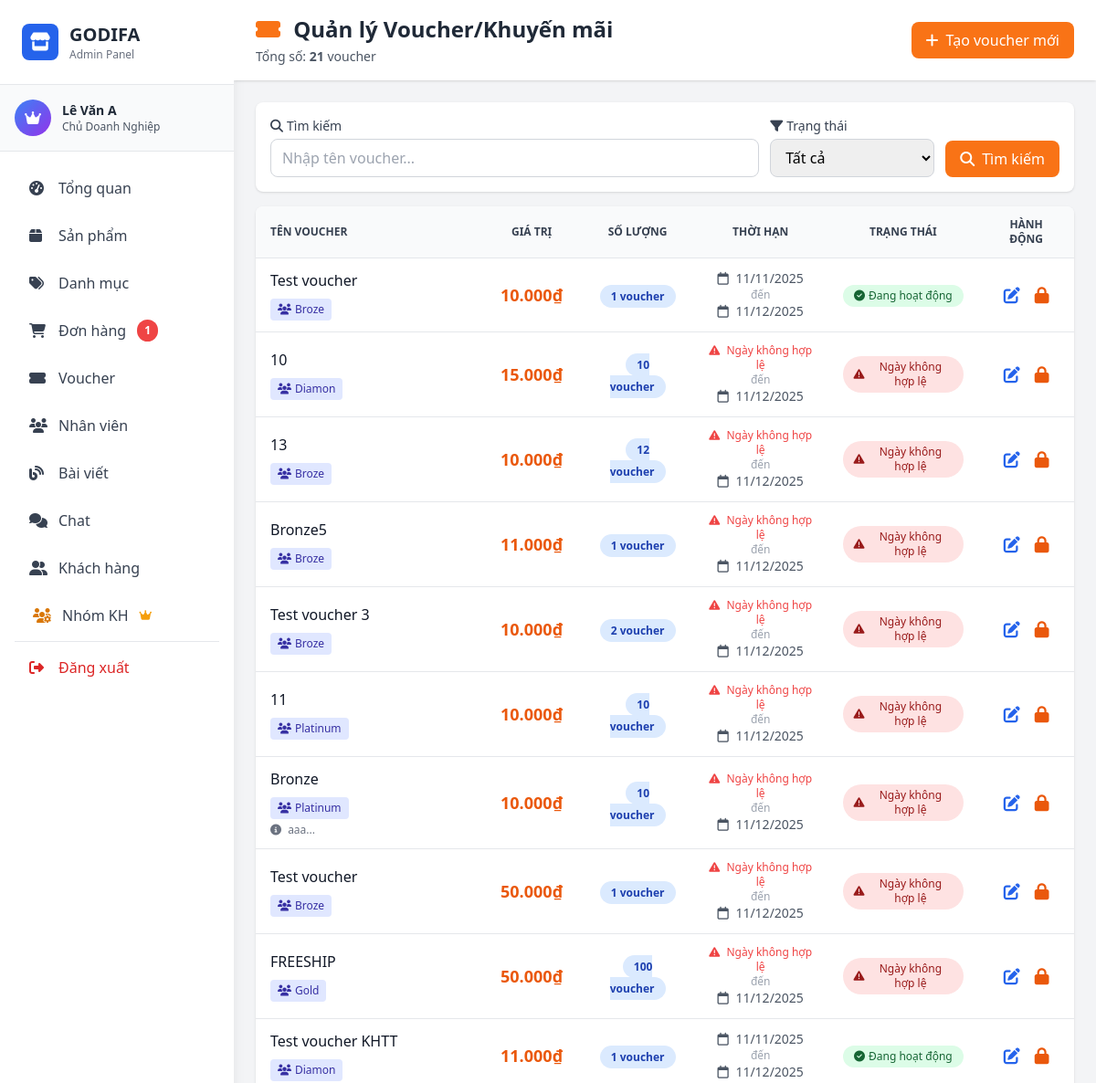
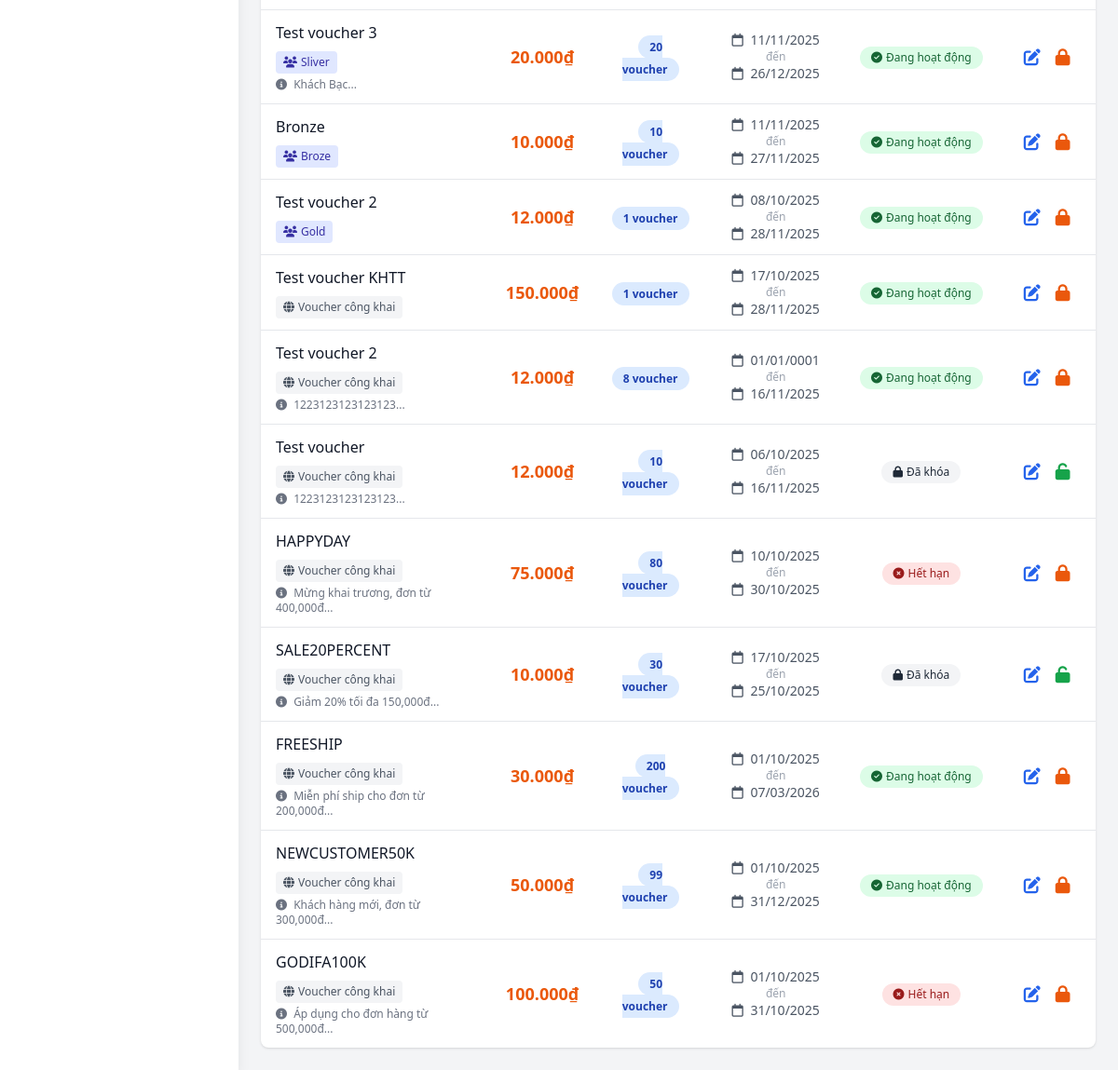
/admin/pages/vouchers.php (signed in), run on the app's committed database (2 pictures, top to bottom).
### tables this page shows
CREATE TABLE IF NOT EXISTS `voucher` (
  `voucherID` int NOT NULL AUTO_INCREMENT,
  `voucherName` varchar(100) NOT NULL,
  `value` decimal(10,0) NOT NULL,
  `quantity` int NOT NULL,
  `startDate` date NOT NULL,
  `endDate` date NOT NULL,
  `requirement` text NOT NULL,
  `status` tinyint(1) DEFAULT '1' COMMENT '1=active, 0=locked',
  PRIMARY KEY (`voucherID`)
);

CREATE TABLE IF NOT EXISTS `customer_group` (
  `groupID` int NOT NULL AUTO_INCREMENT,
  `groupName` varchar(100) NOT NULL COMMENT 'Tên nhóm',
  `description` text COMMENT 'Mô tả nhóm',
  `minSpent` decimal(10,0) DEFAULT '0' COMMENT 'Chi tiêu tối thiểu để vào nhóm',
  `maxSpent` decimal(10,0) DEFAULT NULL COMMENT 'Chi tiêu tối đa (NULL = không giới hạn)',
  `color` varchar(7) DEFAULT '#6366f1' COMMENT 'Màu sắc hiển thị (hex color)',
  `createdAt` timestamp NOT NULL DEFAULT CURRENT_TIMESTAMP,
  PRIMARY KEY (`groupID`)
);

### admin/pages/vouchers.php (the view, shortened to what the rows shown need)
<?php
require_once __DIR__ . '/../middleware/auth.php';
require_once __DIR__ . '/../../controller/admin/cVoucher.php';
require_once __DIR__ . '/../../model/mVoucherGroup.php';
$voucherController = new cVoucher();
$voucherGroupModel = new VoucherGroup();
$searchKeyword = isset($_GET['search']) ? trim($_GET['search']) : '';
$filterStatus = isset($_GET['status']) ? $_GET['status'] : 'all';
if ($searchKeyword !== '') {
    $vouchers = $voucherController->searchVouchers($searchKeyword, $filterStatus);
} else {
    $vouchers = $voucherController->getAllVouchers($filterStatus);
}
foreach ($vouchers as &$voucher) {
    $assignedGroups = $voucherGroupModel->getGroupIDsByVoucher($voucher['voucherID']);
    $voucher['assignedGroups'] = $assignedGroups;
    $voucher['groupDetails'] = $voucherGroupModel->getGroupsByVoucher($voucher['voucherID']);
}
$today = date('Y-m-d');
include __DIR__ . '/../includes/header.php';
?>
<div class="flex h-screen bg-gray-100">
    <?php include __DIR__ . '/../includes/sidebar.php'; ?>
    <div class="flex-1 overflow-y-auto ml-64">
        <div class="bg-white shadow sticky top-0 z-10">
            <div class="px-4 md:px-6 py-4 flex flex-wrap justify-between items-center gap-4">
                <div>
                    <h1 class="text-xl md:text-2xl font-bold text-gray-800">
                        <i class="fas fa-ticket-alt text-orange-500 mr-2"></i>
                        Quản lý Voucher/Khuyến mãi
                    </h1>
                </div>
            </div>
        </div>
        <div class="p-4 md:p-6">
            <div class="bg-white rounded-lg shadow overflow-hidden">
                <div class="overflow-x-auto">
                    <table class="w-full">
                        <thead class="bg-gray-50 border-b">
                            <tr>
                                <th class="px-4 py-3 text-left text-xs font-semibold text-gray-700 uppercase">Tên voucher</th>
                                <th class="px-4 py-3 text-center text-xs font-semibold text-gray-700 uppercase">Giá trị</th>
                                <th class="px-4 py-3 text-center text-xs font-semibold text-gray-700 uppercase">Số lượng</th>
                                <th class="px-4 py-3 text-center text-xs font-semibold text-gray-700 uppercase">Thời hạn</th>
                                <th class="px-4 py-3 text-center text-xs font-semibold text-gray-700 uppercase">Trạng thái</th>
                                <th class="px-4 py-3 text-center text-xs font-semibold text-gray-700 uppercase">Hành động</th>
                            </tr>
                        </thead>
                        <tbody class="divide-y divide-gray-200">
                            <?php if (empty($vouchers)): ?>
                            <tr>
                                <td colspan="6" class="px-4 py-8 text-center text-gray-500">
                                    <i class="fas fa-ticket-alt text-4xl mb-2 text-gray-300"></i>
                                    <p>Chưa có voucher nào</p>
                                </td>
                            </tr>
                            <?php else: ?>
                                <?php foreach ($vouchers as $voucher): ?>
                                <?php
                                $voucherID = $voucher['voucherID'] ?? 0;
                                $voucherName = $voucher['voucherName'] ?? 'N/A';
                                $value = $voucher['value'] ?? 0;
                                $quantity = $voucher['quantity'] ?? 0;
                                $startDate = $voucher['startDate'] ?? '';
                                $endDate = $voucher['endDate'] ?? '';
                                $requirement = $voucher['requirement'] ?? '';
                                $status = $voucher['status'] ?? 1;
                                $validStartDate = !empty($startDate) && $startDate != '0000-00-00' && strtotime($startDate) !== false;
                                $validEndDate = !empty($endDate) && $endDate != '0000-00-00' && strtotime($endDate) !== false;
                                $isActive = false;
                                $isExpired = false;
                                $isUpcoming = false;
                                if ($validStartDate && $validEndDate) {
                                    $isActive = ($startDate <= $today && $endDate >= $today && $quantity > 0 && $status == 1);
                                    $isExpired = ($endDate < $today);
                                    $isUpcoming = ($startDate > $today);
                                }
                                $isOutOfStock = ($quantity <= 0);
                                $isLocked = ($status == 0);
                                $isInvalidDate = (!$validStartDate || !$validEndDate);
                                ?>
                                <tr class="hover:bg-gray-50">
                                    <td class="px-4 py-3">
                                        <div class="font-medium text-gray-900"><?php echo htmlspecialchars($voucherName); ?></div>
                                        <div class="mt-2 flex flex-wrap gap-1">
                                            <?php if (empty($voucher['groupDetails'])): ?>
                                            <span class="px-2 py-1 bg-gray-100 text-gray-600 rounded text-xs inline-flex items-center">
                                                <i class="fas fa-globe mr-1"></i>
                                                Voucher công khai
                                            </span>
                                            <?php else: ?>
                                                <?php foreach ($voucher['groupDetails'] as $group): ?>
                                                <span class="px-2 py-1 bg-indigo-100 text-indigo-800 rounded text-xs inline-flex items-center">
                                                    <i class="fas fa-users mr-1"></i>
                                                    <?php echo htmlspecialchars($group['groupName']); ?>
                                                </span>
                                                <?php endforeach; ?>
                                            <?php endif; ?>
                                        </div>
                                        <?php if ($requirement): ?>
                                        <div class="text-xs text-gray-500 mt-1">
                                            <i class="fas fa-info-circle mr-1"></i>
                                            <?php echo htmlspecialchars(mb_substr($requirement, 0, 50)); ?>...
                                        </div>
                                        <?php endif; ?>
                                    </td>
                                    <td class="px-4 py-3 text-center">
                                        <span class="text-lg font-bold text-orange-600">
                                            <?php echo number_format($value, 0, ',', '.'); ?>₫
                                        </span>
                                    </td>
                                    <td class="px-4 py-3 text-center">
                                        <span class="px-3 py-1 <?php echo $quantity > 0 ? 'bg-blue-100 text-blue-800' : 'bg-red-100 text-red-800'; ?> rounded-full text-xs font-semibold">
                                            <?php echo $quantity; ?> voucher
                                        </span>
                                    </td>
                                    <td class="px-4 py-3 text-center text-sm">
                                        <?php
                                        $validStartDate = !empty($startDate) && $startDate != '0000-00-00' && strtotime($startDate) !== false;
                                        $validEndDate = !empty($endDate) && $endDate != '0000-00-00' && strtotime($endDate) !== false;
                                        ?>
                                        <?php if ($validStartDate): ?>
                                        <div class="text-gray-600">
                                            <i class="far fa-calendar mr-1"></i>
                                            <?php echo date('d/m/Y', strtotime($startDate)); ?>
                                        </div>
                                        <?php else: ?>
                                        <div class="text-red-500 text-xs">
                                            <i class="fas fa-exclamation-triangle mr-1"></i>
                                            Ngày không hợp lệ
                                        </div>
                                        <?php endif; ?>
                                        <div class="text-gray-400 text-xs">đến</div>
                                        <?php if ($validEndDate): ?>
                                        <div class="text-gray-600">
                                            <i class="far fa-calendar mr-1"></i>
                                            <?php echo date('d/m/Y', strtotime($endDate)); ?>
                                        </div>
                                        <?php endif; ?>
                                    </td>
                                    <td class="px-4 py-3 text-center">
                                        <?php if ($isInvalidDate): ?>
                                        <span class="px-3 py-1 bg-red-100 text-red-800 rounded-full text-xs font-medium inline-flex items-center">
                                            <i class="fas fa-exclamation-triangle mr-1"></i>Ngày không hợp lệ
                                        </span>
                                        <?php elseif ($isLocked): ?>
                                        <span class="px-3 py-1 bg-gray-100 text-gray-800 rounded-full text-xs font-medium inline-flex items-center">
                                            <i class="fas fa-lock mr-1"></i>Đã khóa
                                        </span>
                                        <?php elseif ($isOutOfStock): ?>
                                        <span class="px-3 py-1 bg-gray-100 text-gray-800 rounded-full text-xs font-medium inline-flex items-center">
                                            <i class="fas fa-ban mr-1"></i>Hết voucher
                                        </span>
                                        <?php elseif ($isExpired): ?>
                                        <span class="px-3 py-1 bg-red-100 text-red-800 rounded-full text-xs font-medium inline-flex items-center">
                                            <i class="fas fa-times-circle mr-1"></i>Hết hạn
                                        </span>
                                        <?php elseif ($isUpcoming): ?>
                                        <span class="px-3 py-1 bg-yellow-100 text-yellow-800 rounded-full text-xs font-medium inline-flex items-center">
                                            <i class="fas fa-clock mr-1"></i>Sắp diễn ra
                                        </span>
                                        <?php elseif ($isActive): ?>
                                        <span class="px-3 py-1 bg-green-100 text-green-800 rounded-full text-xs font-medium inline-flex items-center">
                                            <i class="fas fa-check-circle mr-1"></i>Đang hoạt động
                                        </span>
                                        <?php endif; ?>
                                    </td>
                                    <td class="px-4 py-3 text-center">
                                        <div class="flex justify-center items-center space-x-2">
                                            <?php if (hasPermission('manage_vouchers')): ?>
                                            <button onclick='openEditModal(<?php echo json_encode($voucher, JSON_HEX_APOS); ?>)'
                                                    class="text-blue-600 hover:text-blue-800" title="Sửa">
                                                <i class="fas fa-edit text-lg"></i>
                                            </button>
                                            <?php if ($status == 1): ?>
                                            <button onclick="toggleVoucherStatus(<?php echo $voucherID; ?>, '<?php echo htmlspecialchars($voucherName); ?>', 0)"
                                                    class="text-orange-600 hover:text-orange-800" title="Khóa voucher">
                                                <i class="fas fa-lock text-lg"></i>
                                            </button>
                                            <?php else: ?>
                                            <button onclick="toggleVoucherStatus(<?php echo $voucherID; ?>, '<?php echo htmlspecialchars($voucherName); ?>', 1)"
                                                    class="text-green-600 hover:text-green-800" title="Mở khóa voucher">
                                                <i class="fas fa-unlock text-lg"></i>
                                            </button>
                                            <?php endif; ?>
                                            <?php endif; ?>
                                        </div>
                                    </td>
                                </tr>
                                <?php endforeach; ?>
                            <?php endif; ?>
                        </tbody>
                    </table>
                </div>
            </div>
        </div>
    </div>
</div>
<?php include __DIR__ . '/../includes/footer.php'; ?>

### data on the page
voucher: voucherName "Test voucher", value "10.000", quantity "1", startDate "11/11/2025", endDate "11/12/2025", status 1 (drawn)
customer_group: groupName "Broze"
voucher: voucherName "10", value "15.000", quantity "10", startDate "0000-00-00" (drawn), endDate "11/12/2025"
customer_group: groupName "Diamon"
voucher: voucherName "13", value "10.000", quantity "12", startDate "0000-00-00" (drawn), endDate "11/12/2025"
voucher: voucherName "Bronze5", value "11.000", quantity "1", startDate "0000-00-00" (drawn), endDate "11/12/2025"
voucher: voucherName "Test voucher 3", value "10.000", quantity "2", startDate "0000-00-00" (drawn), endDate "11/12/2025"
voucher: voucherName "11", value "10.000", quantity "10", startDate "0000-00-00" (drawn), endDate "11/12/2025"
customer_group: groupName "Platinum"
voucher: voucherName "Bronze", requirement "aaa", value "10.000", quantity "10", startDate "0000-00-00" (drawn), endDate "11/12/2025"
voucher: voucherName "Test voucher", value "50.000", quantity "1", startDate "0000-00-00" (drawn), endDate "11/12/2025"
voucher: voucherName "FREESHIP", value "50.000", quantity "100", startDate "0000-00-00" (drawn), endDate "11/12/2025"
customer_group: groupName "Gold"
voucher: voucherName "Test voucher KHTT", value "11.000", quantity "1", startDate "11/11/2025", endDate "11/12/2025", status 1 (drawn)
voucher: voucherName "Test voucher 3", requirement "Khách Bạc", value "20.000", quantity "20", startDate "11/11/2025", endDate "26/12/2025", status 1 (drawn)
customer_group: groupName "Sliver"
voucher: voucherName "Bronze", value "10.000", quantity "10", startDate "11/11/2025", endDate "27/11/2025", status 1 (drawn)
voucher: voucherName "Test voucher 2", value "12.000", quantity "1", startDate "08/10/2025", endDate "28/11/2025", status 1 (drawn)
voucher: voucherName "Test voucher KHTT", shows "Voucher công khai", value "150.000", quantity "1", startDate "17/10/2025", endDate "28/11/2025", status 1 (drawn)
voucher: voucherName "Test voucher 2", shows "Voucher công khai", requirement "1223123123123123", value "12.000", quantity "8", startDate "01/01/0001", endDate "16/11/2025", status 1 (drawn)
voucher: voucherName "Test voucher", shows "Voucher công khai", requirement "1223123123123123", value "12.000", quantity "10", startDate "06/10/2025", endDate "16/11/2025", status 0 (drawn)
voucher: voucherName "HAPPYDAY", shows "Voucher công khai", requirement "Mừng khai trương, đơn từ 400,000đ", value "75.000", quantity "80", startDate "10/10/2025", endDate "30/10/2025", status 1 (drawn)
voucher: voucherName "SALE20PERCENT", shows "Voucher công khai", requirement "Giảm 20% tối đa 150,000đ", value "10.000", quantity "30", startDate "17/10/2025", endDate "25/10/2025", status 0 (drawn)
voucher: voucherName "FREESHIP", shows "Voucher công khai", requirement "Miễn phí ship cho đơn từ 200,000đ", value "30.000", quantity "200", startDate "01/10/2025", endDate "07/03/2026", status 1 (drawn)
voucher: voucherName "NEWCUSTOMER50K", shows "Voucher công khai", requirement "Khách hàng mới, đơn từ 300,000đ", value "50.000", quantity "99", startDate "01/10/2025", endDate "31/12/2025", status 1 (drawn)
voucher: voucherName "GODIFA100K", shows "Voucher công khai", requirement "Áp dụng cho đơn hàng từ 500,000đ", value "100.000", quantity "50", startDate "01/10/2025", endDate "31/10/2025", status 1 (drawn)

### other printed values
$_SESSION['user_name'] "Lê Văn A"
getRoleName($_SESSION['role_id']) "Chủ Doanh Nghiệp"
$pendingOrdersCount "1"
count($vouchers) "21"
